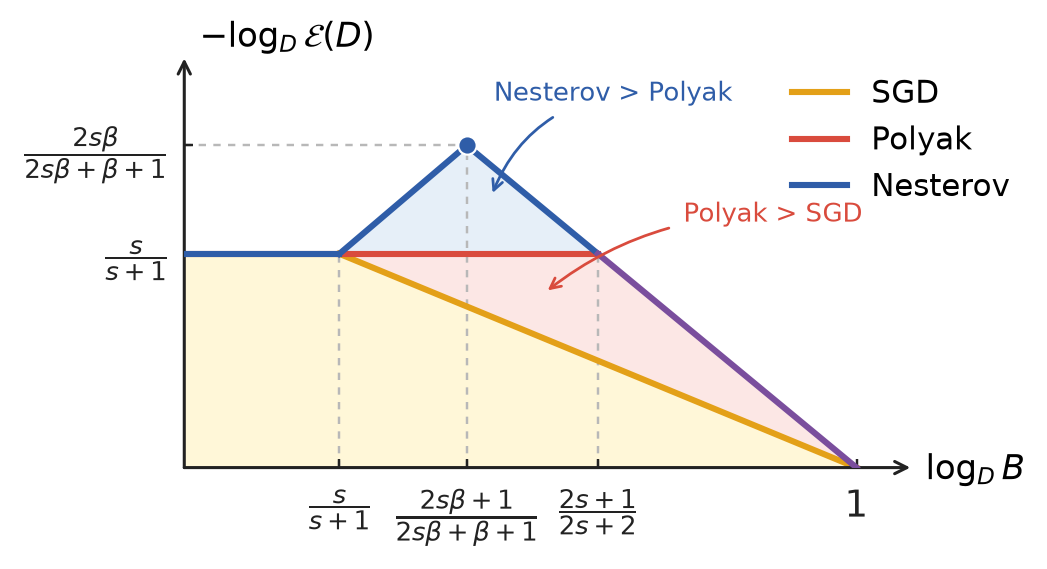

Generate this figure with Python:
"""Reproduce Fig.png with symbolic rate ticks and renamed axes."""

from pathlib import Path

import matplotlib.pyplot as plt
from matplotlib.lines import Line2D
import numpy as np

plt.rcParams.update({
    "text.usetex": False,
    "font.family": "sans-serif",
    "axes.titlesize": 16,
    "axes.labelsize": 16,
    "lines.linewidth": 2,
    "lines.markersize": 6,
    "xtick.labelsize": 12,
    "ytick.labelsize": 12,
    "figure.figsize": (5, 3),
    "legend.fontsize": 10,
    "legend.handlelength": 1,
})

# Numerical values only determine the locations of the symbolic ticks.
S = 0.3
BETA = 8

OUTPUT_PDF = Path(__file__).with_name("rate_diagram.pdf")
OUTPUT_PNG = Path(__file__).with_name("rate_diagram.png")

# Muted, print-friendly palette inspired by Nature-style scientific figures.
# Red-yellow-blue method palette; purple marks the Polyak/Nesterov overlap.
BLUE = "#2F5DA8"
RED = "#D94B3D"
YELLOW = "#E3A018"
OVERLAP = "#7A4E9D"
GUIDE = "#B8B8B8"
AXIS = "#222222"


def critical_points(s, beta):
    a_0 = s / (s + 1.0)
    a_n = (2.0 * s * beta + 1.0) / (2.0 * s * beta + beta + 1.0)
    a_h = (2.0 * s + 1.0) / (2.0 * s + 2.0)
    r_0 = s / (s + 1.0)
    r_n = 2.0 * s * beta / (2.0 * s * beta + beta + 1.0)
    return a_0, a_n, a_h, r_0, r_n


def rates(a, s=S, beta=BETA):
    """Evaluate SGD, Polyak heavy-ball, and Nesterov rate functions."""
    a = np.asarray(a, dtype=float)
    a_0, a_n, _, r_0, _ = critical_points(s, beta)
    sgd = np.minimum(r_0, s * (1.0 - a))
    polyak = np.minimum(r_0, 2.0 * s * (1.0 - a))
    nesterov = np.piecewise(
        a,
        [a <= a_0, (a > a_0) & (a <= a_n), a > a_n],
        [
            r_0,
            lambda x: s * (1.0 + (beta - 1.0) * x) / (beta * s + 1.0),
            lambda x: 2.0 * s * (1.0 - x),
        ],
    )
    return sgd, polyak, nesterov


def make_figure(s=S, beta=BETA):
    # Use the true numerical coordinates implied by s and beta.
    a_0, a_n, a_h, r_0, r_n = critical_points(s, beta)
    if not (0.0 < a_0 < a_n < a_h < 1.0):
        raise ValueError(
            "The figure requires 0 < s/(s+1) < a_N < a_H < 1; "
            f"got s={s:g}, beta={beta:g}."
        )

    fig, ax = plt.subplots()

    # Match the original composition: leave room before the first breakpoint.
    x_left = 0.0
    x_start = 0.0
    x_right = 1.08
    y_top = max(r_n * 1.27, r_0 * 1.45)

    # Soft pastel fills between the three rate boundaries.
    x_fill = np.linspace(x_start, 1.0, 800)
    sgd_fill = np.where(
        x_fill <= a_0,
        r_0,
        r_0 * (1.0 - x_fill) / (1.0 - a_0),
    )
    polyak_fill = np.where(
        x_fill <= a_h,
        r_0,
        r_0 * (1.0 - x_fill) / (1.0 - a_h),
    )
    nesterov_fill = np.piecewise(
        x_fill,
        [x_fill <= a_0, (x_fill > a_0) & (x_fill <= a_n),
         (x_fill > a_n) & (x_fill <= a_h), x_fill > a_h],
        [
            r_0,
            lambda x: r_0 + (r_n - r_0) * (x - a_0) / (a_n - a_0),
            lambda x: r_n + (r_0 - r_n) * (x - a_n) / (a_h - a_n),
            lambda x: r_0 * (1.0 - x) / (1.0 - a_h),
        ],
    )

    ax.fill_between(x_fill, 0.0, sgd_fill, color="#FFF1B8", alpha=0.55,
                    linewidth=0, zorder=-4)
    ax.fill_between(x_fill, sgd_fill, polyak_fill, color="#FAD4D0", alpha=0.55,
                    linewidth=0, zorder=-3)
    ax.fill_between(x_fill, polyak_fill, nesterov_fill, color="#D8E6F5", alpha=0.62,
                    linewidth=0, zorder=-2)

    # Arrow annotations keep the text out of the narrow colored regions.
    blue_target_x = a_n + 0.18 * (a_h - a_n)
    blue_target_top = r_n + (r_0 - r_n) * (blue_target_x - a_n) / (a_h - a_n)
    blue_target_y = r_0 + 0.62 * (blue_target_top - r_0)
    ax.annotate(
        "Nesterov > Polyak",
        xy=(blue_target_x, blue_target_y), xycoords="data",
        xytext=(a_h + 0.20, r_n * 1.16), textcoords="data",
        color=BLUE, fontsize=8.5, ha="right", va="center",
        bbox=dict(boxstyle="round,pad=0.22", facecolor="white",
                  edgecolor="none", alpha=0.90),
        arrowprops=dict(arrowstyle="->", color=BLUE, linewidth=0.9,
                        shrinkA=3, shrinkB=2,
                        connectionstyle="arc3,rad=0.28"),
        zorder=7,
    )

    red_target_x = a_n + 0.58 * (a_h - a_n)
    red_target_bottom = r_0 * (1.0 - red_target_x) / (1.0 - a_0)
    red_target_y = red_target_bottom + 0.52 * (r_0 - red_target_bottom)
    ax.annotate(
        "Polyak > SGD",
        xy=(red_target_x, red_target_y), xycoords="data",
        xytext=(46, 26), textcoords="offset points",
        color=RED, fontsize=8.5, ha="left", va="center",
        bbox=dict(boxstyle="round,pad=0.22", facecolor="white",
                  edgecolor="none", alpha=0.90),
        arrowprops=dict(arrowstyle="->", color=RED, linewidth=0.9,
                        shrinkA=3, shrinkB=2,
                        connectionstyle="arc3,rad=0.18"),
        zorder=7,
    )

    # Gray reference guides from the original figure.
    # Extend each y-axis tick horizontally to its corresponding critical point.
    ax.plot([x_left, a_h], [r_0, r_0], color=GUIDE,
            linestyle=(0, (3, 3)), linewidth=0.8, zorder=0)
    ax.plot([x_left, a_n], [r_n, r_n], color=GUIDE,
            linestyle=(0, (3, 3)), linewidth=0.8, zorder=0)

    # Drop a vertical dashed guide from every nonzero critical point to the x-axis.
    for x_value, y_value in ((a_0, r_0), (a_n, r_n), (a_h, r_0)):
        ax.plot([x_value, x_value], [0.0, y_value], color=GUIDE,
                linestyle=(0, (3, 3)), linewidth=0.8, zorder=0)

    # Common initial plateau. Blue is drawn last, as in the source figure.
    ax.plot([x_start, a_0], [r_0, r_0], color=RED, zorder=2)
    ax.plot([x_start, a_0], [r_0, r_0], color=BLUE, zorder=4)

    # SGD: horizontal before a_0 is hidden under the shared blue plateau;
    # its decreasing branch is visible as a gray dashed line.
    ax.plot([a_0, 1.0], [r_0, 0.0], color=YELLOW, zorder=1)

    # Polyak: flat until a_H, then coincides with Nesterov.
    ax.plot([a_0, a_h], [r_0, r_0], color=RED, zorder=2)

    # Nesterov: increasing branch followed by the 2s(1-a) branch.
    ax.plot([a_0, a_n], [r_0, r_n], color=BLUE, zorder=4)
    ax.plot([a_n, a_h], [r_n, r_0], color=BLUE, zorder=4)

    # Use a distinct blended color where Polyak and Nesterov coincide.
    ax.plot([a_h, 1.0], [r_0, 0.0], color=OVERLAP, zorder=5)
    ax.plot([a_n], [r_n], marker="o", linestyle="None", color=BLUE,
            markeredgecolor="white", markeredgewidth=0.7, zorder=6)

    # Use a compact legend rather than placing method names on the curves.
    legend_handles = [
        Line2D([0], [0], color=YELLOW, label="SGD"),
        Line2D([0], [0], color=RED, label="Polyak"),
        Line2D([0], [0], color=BLUE, label="Nesterov"),
    ]
    ax.legend(handles=legend_handles, frameon=False, loc="upper left",
              bbox_to_anchor=(0.82, 0.98), borderaxespad=0.0,
              handlelength=1.8)

    # Exact expressions are written directly on the ticks.
    ax.set_xticks([a_0, a_n, a_h, 1.0])
    ax.set_xticklabels([
        r"$\frac{s}{s+1}$",
        r"$\frac{2s\beta+1}{2s\beta+\beta+1}$",
        r"$\frac{2s+1}{2s+2}$",
        r"$1$",
    ])
    ax.set_yticks([r_0, r_n])
    ax.set_yticklabels([
        r"$\frac{s}{s+1}$",
        r"$\frac{2s\beta}{2s\beta+\beta+1}$",
    ])

    # Keep all exact x-axis expressions on the same baseline.
    for label in ax.get_xticklabels():
        label.set_y(-0.015)

    ax.set_xlim(x_left, x_right)
    ax.set_ylim(0.0, y_top)
    # Arrowed coordinate axes with compact labels next to the arrow tips.
    ax.set_xlabel("")
    ax.set_ylabel("")
    for spine in ax.spines.values():
        spine.set_visible(False)
    ax.tick_params(axis="both", which="major", direction="in", length=3,
                   width=0.8, colors=AXIS, pad=5)

    ax.annotate(
        "", xy=(x_right, 0.0), xytext=(x_left, 0.0),
        arrowprops=dict(arrowstyle="->", color=AXIS, linewidth=1.0,
                        mutation_scale=10, shrinkA=0, shrinkB=0),
        annotation_clip=False,
    )
    ax.annotate(
        "", xy=(x_left, y_top), xytext=(x_left, 0.0),
        arrowprops=dict(arrowstyle="->", color=AXIS, linewidth=1.0,
                        mutation_scale=10, shrinkA=0, shrinkB=0),
        annotation_clip=False,
    )
    ax.annotate(
        r"$\log_D B$", xy=(x_right, 0.0), xycoords="data",
        xytext=(5, -1), textcoords="offset points",
        ha="left", va="center", fontsize=11, annotation_clip=False,
    )
    ax.annotate(
        r"$-\log_D \mathcal{E}(D)$", xy=(x_left, y_top), xycoords="data",
        xytext=(5, 1), textcoords="offset points",
        ha="left", va="bottom", fontsize=11, annotation_clip=False,
    )

    ax.grid(False)
    fig.subplots_adjust(left=0.22, right=0.88, bottom=0.24, top=0.86)
    return fig


if __name__ == "__main__":
    figure = make_figure()
    figure.savefig(OUTPUT_PDF, bbox_inches="tight")
    figure.savefig(OUTPUT_PNG, dpi=220, bbox_inches="tight")
    print(f"saved {OUTPUT_PDF}")
    print(f"saved {OUTPUT_PNG}")
